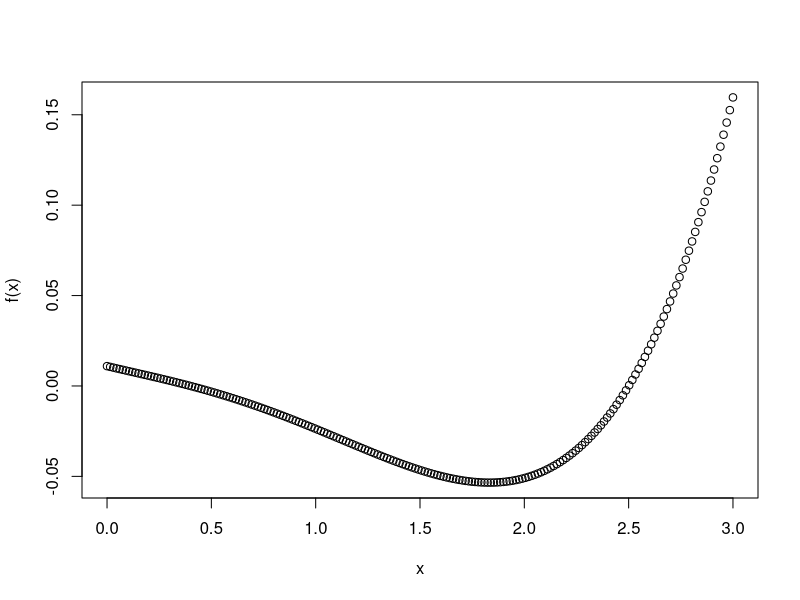

Reproduce this figure in R.
r1 = -0.6222
r2 = 0.2222

f = function(x) {
    r2^3*x^4 + (2*r2^3-r2^2)*x^3 + (2*r2^3+r2*r1^2-2*r2^2)*x^2 + (2*r2^3-r2^2)*x + r2^3
}

theta1 = function(theta2) {
    r1*theta2/(r2*(1+theta2))
}


x = seq(0,3,length.out=200)

# Root between 0 and 1, and between 2 and 3
plot(x, f(x))

# Find roots 
theta21 = uniroot(f, lower=0, upper=1)$root
theta11 = theta1(theta21)
theta22 = uniroot(f, lower=2, upper=3)$root
theta12 = theta1(theta22)
